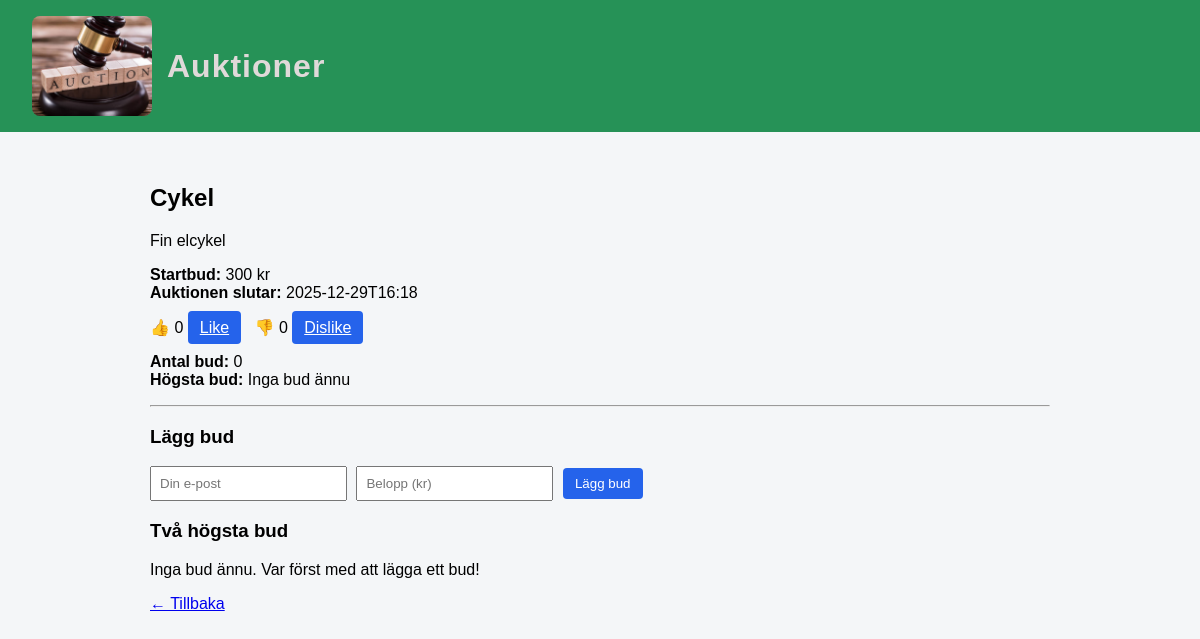
Before: /auction/2 with the older database file.
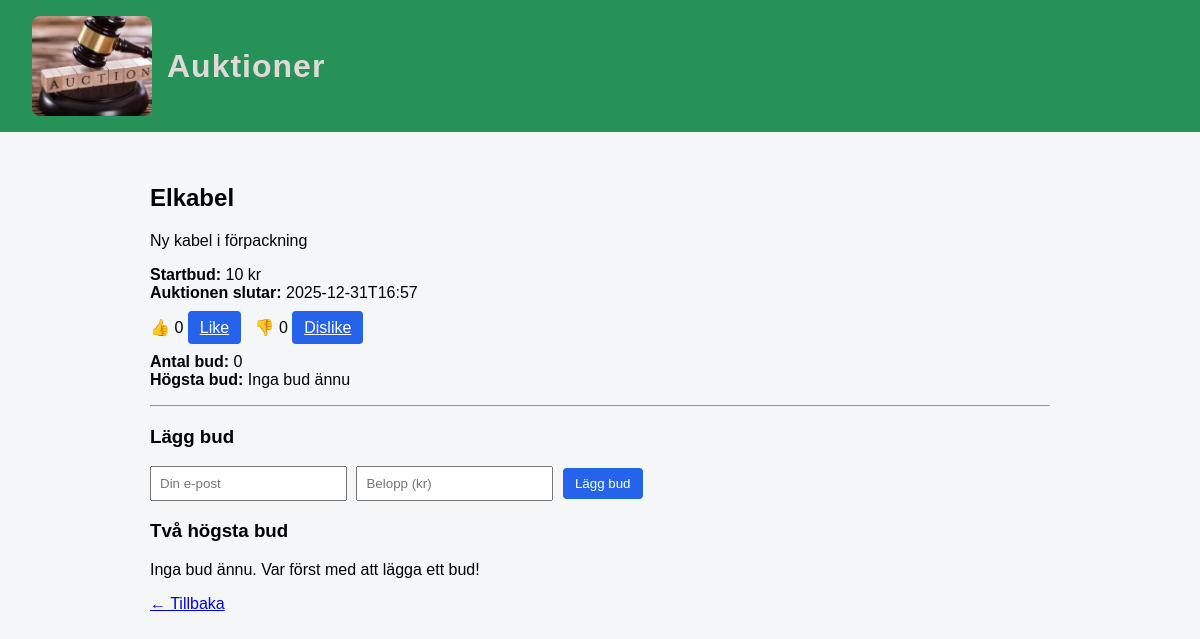
After: the same page with the newer database file.
### tables this page shows
CREATE TABLE auctions (
    id INTEGER PRIMARY KEY AUTOINCREMENT,
    title TEXT NOT NULL,
    description TEXT NOT NULL,
    starting_bid REAL NOT NULL,
    end_datetime TEXT NOT NULL,
    category TEXT DEFAULT 'Övrigt',
    likes INTEGER DEFAULT 0,
    dislikes INTEGER DEFAULT 0
);

### myblueprints/auctions/auctions_routes.py (the view)
@auctions_bp.route("/auction/<int:id>")
def detail(id):
    auction = AuctionRepository.get_by_id(id)
    bids = BidRepository.get_top_two(id)
    bid_count = BidRepository.count_for_auction(id)
    highest_bid = BidRepository.get_highest(id)
    return render_template(
        "auction_detail.html",
        auction=auction,
        bids=bids,
        bid_count=bid_count,
        highest_bid=highest_bid
    )

### database.py (called while the page is built)
def get_db():
    if "db" not in g:
        g.db = sqlite3.connect(DATABASE)
        g.db.row_factory = sqlite3.Row
    return g.db

### dbrepositories/auction_repository.py (called while the page is built)
    @staticmethod
    def get_by_id(auction_id):
        return get_db().execute(
            "SELECT * FROM auctions WHERE id = ?",
            (auction_id,)
        ).fetchone()

### dbrepositories/bid_repository.py (called while the page is built)
    @staticmethod
    def get_top_two(auction_id):
        return get_db().execute(
            """
            SELECT * FROM bids
            WHERE auction_id = ?
            ORDER BY amount DESC
            LIMIT 2
            """,
            (auction_id,)
        ).fetchall()

    @staticmethod
    def count_for_auction(auction_id):
        return get_db().execute(
            """
            SELECT COUNT(*) as count
            FROM bids
            WHERE auction_id = ?
            """,
            (auction_id,)
        ).fetchone()["count"]

    @staticmethod
    def get_highest(auction_id):
        return get_db().execute(
            """
            SELECT MAX(amount) as highest
            FROM bids
            WHERE auction_id = ?
            """,
            (auction_id,)
        ).fetchone()["highest"]

### templates/auction_detail.html
{% extends "base.html" %}
{% block content %}
<h2>{{ auction.title }}</h2>
<p>{{ auction.description }}</p>
<p>
<strong>Startbud:</strong> {{ auction.starting_bid|int }} kr<br>
<strong>Auktionen slutar:</strong> {{ auction.end_datetime }}
</p>
<p>
👍 {{ auction.likes }}
<a class="btn" href="/auction/{{ auction.id }}/like">Like</a>
&nbsp;
👎 {{ auction.dislikes }}
<a class="btn" href="/auction/{{ auction.id }}/dislike">Dislike</a>
</p>
<p>
<strong>Antal bud:</strong> {{ bid_count }}<br>
<strong>Högsta bud:</strong>
{% if highest_bid %}
    {{ highest_bid|int }} kr
{% else %}
    Inga bud ännu
{% endif %}
</p>
<hr>
<h3>Lägg bud</h3>
<form method="post" action="/auction/{{ auction.id }}/bid">
    <input name="bidder" placeholder="Din e-post" required>
    <input name="amount" type="number" step="1" min="1" placeholder="Belopp (kr)" required>
    <button type="submit">Lägg bud</button>
</form>
<h3>Två högsta bud</h3>
{% if bids %}
<ul>
{% for bid in bids %}
    <li>
        <strong>{{ bid.bidder }}</strong> –
        <strong>{{ bid.amount|int }} kr</strong>
        <span style="color: #666;">({{ bid.created_at[:19] }})</span>
    </li>
{% endfor %}
</ul>
{% else %}
<p>Inga bud ännu. Var först med att lägga ett bud!</p>
{% endif %}
<a href="/">← Tillbaka</a>
{% endblock %}

### templates/base.html (shortened to what this page needs)
<!DOCTYPE html>
<html lang="sv">
<head>
    <link rel="stylesheet" href="/static/style.css">
</head>
<body>
<header>
    <h1><a href="/"><img src="/static/Profil.jpg" alt="Logo"> Auktioner</a></h1>
</header>
<main>
    {% block content %}{% endblock %}
</main>
</body>
</html>

### static/style.css (style rules this page uses)
body { font-family: Arial, sans-serif; background: #f4f6f8; margin: 0; padding: 0; }
header { background: #269257; color: white; padding: 1rem 2rem; }
header h1 { margin: 0; font-size: 2rem; font-weight: 700; letter-spacing: 1px; }
header a { color: rgb(224, 217, 217); text-decoration: none; display: flex; align-items: center; gap: 15px; }
header img { height: 100px; width: 120px; object-fit: cover; border-radius: 8px; }
main { padding: 2rem; max-width: 900px; margin: auto; }
button, .btn { background: #2563eb; color: white; border: none; padding: 8px 12px; border-radius: 4px; cursor: pointer; }
input { padding: 8px; margin-right: 5px; }

Changed rows visible on the page:
changed auctions: title "Cykel" → "Elkabel"; description "Fin elcykel" → "Ny kabel i förpackning"; starting_bid "300" → "10"; end_datetime "2025-12-29T16:18" → "2025-12-31T16:57"
